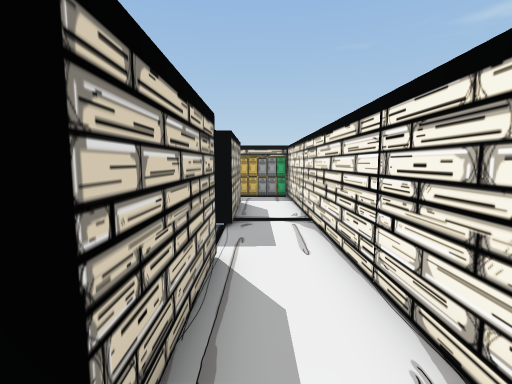
View 1 (above)

22 first-person views from a walk through a scene from a Unity 3-D project. The camera is 1.5 m above the floor, tilts 6° down and sees 85° across. The floor is counted in squares, 1 m on a side. Each view is taken from the middle of a square. On the plan, view 1 faces up. The plan holds only what a view shows up to about 14 squares ahead; the rest is blank.

View 2
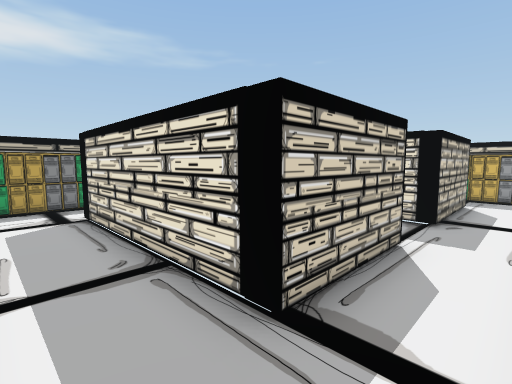

View 3
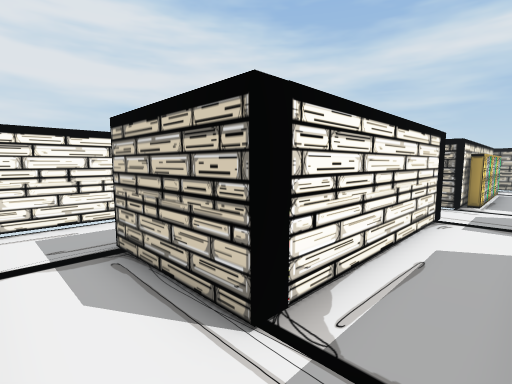

View 4
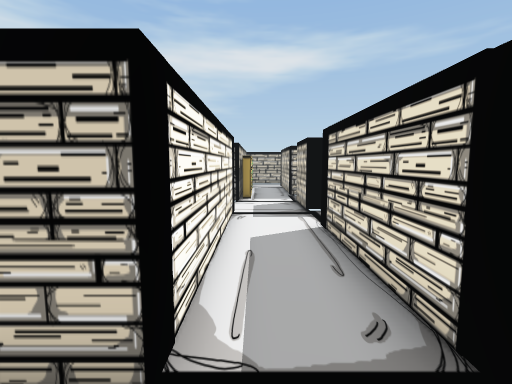

View 5
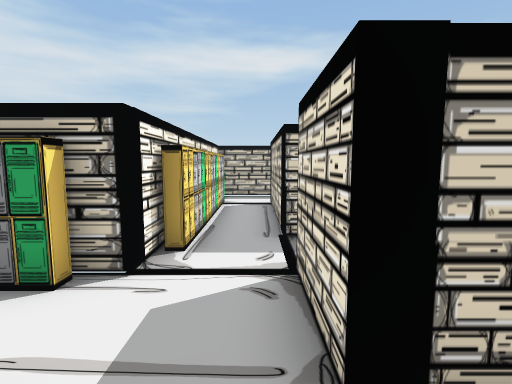

View 6
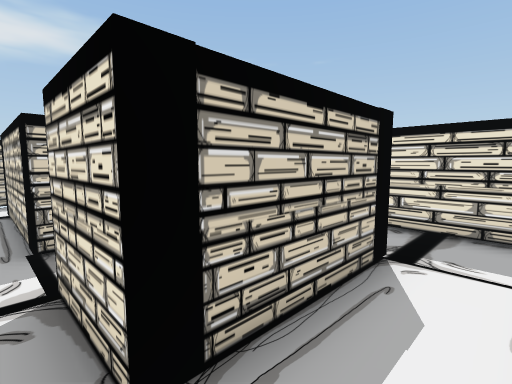

View 7
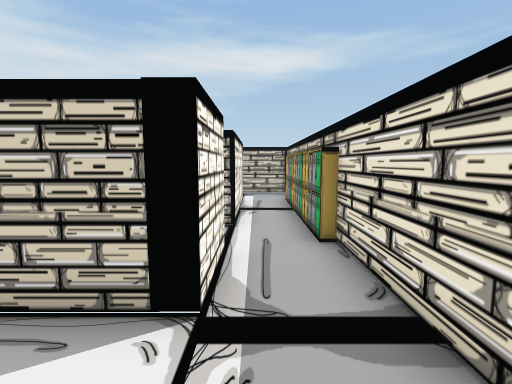

View 8
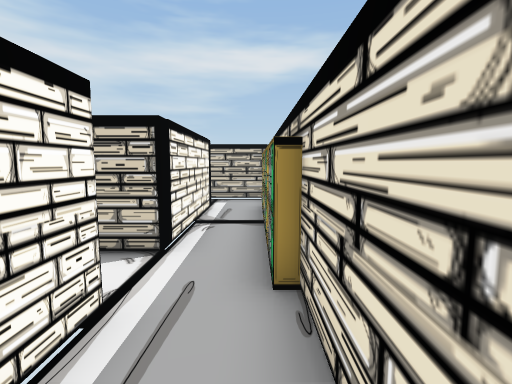

View 9
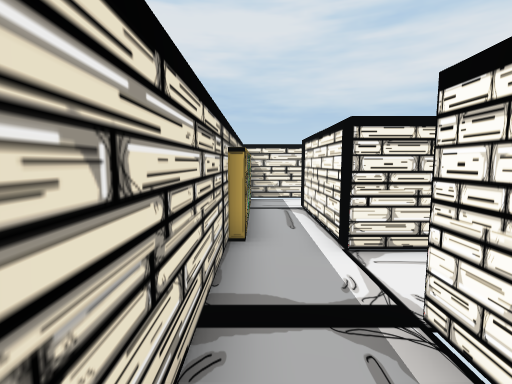

View 10
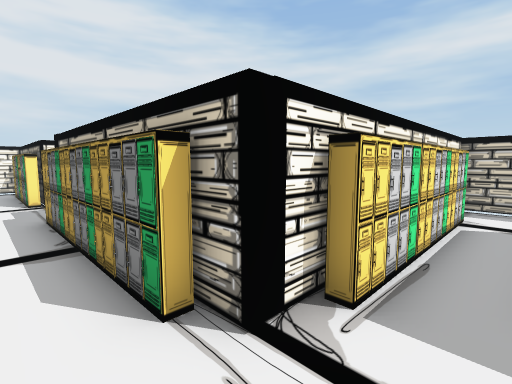

View 11
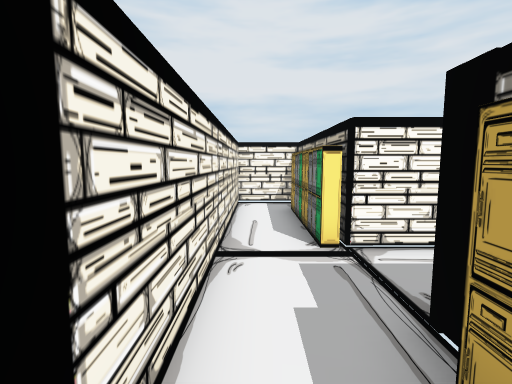

View 12
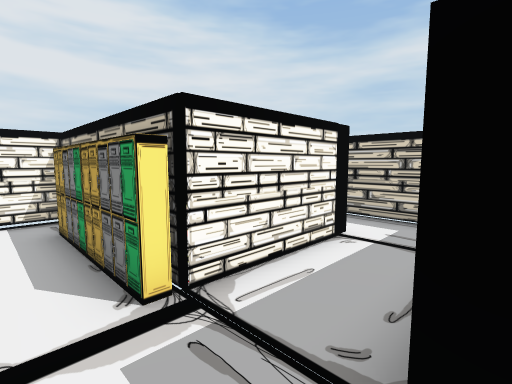

View 13
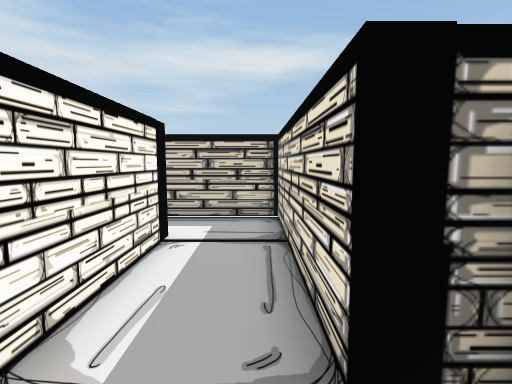

View 14
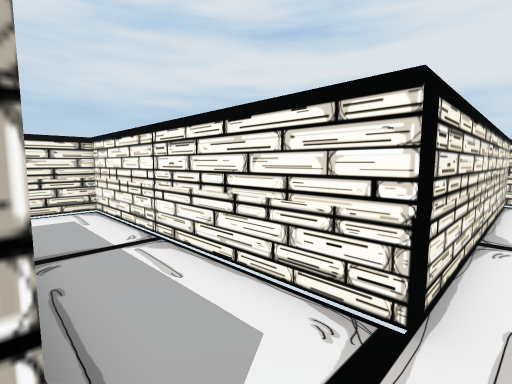

View 15
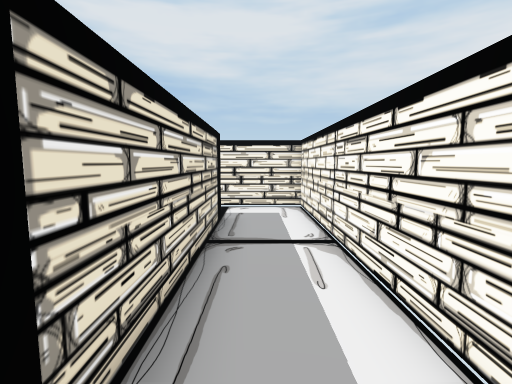

View 16
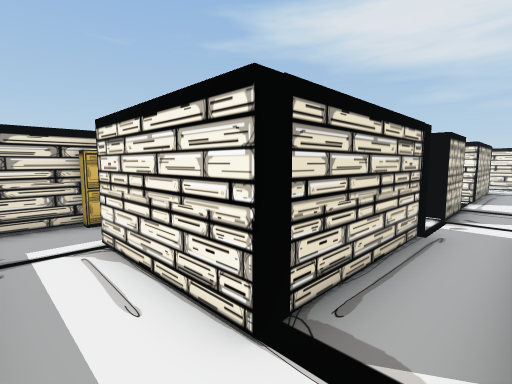

View 17
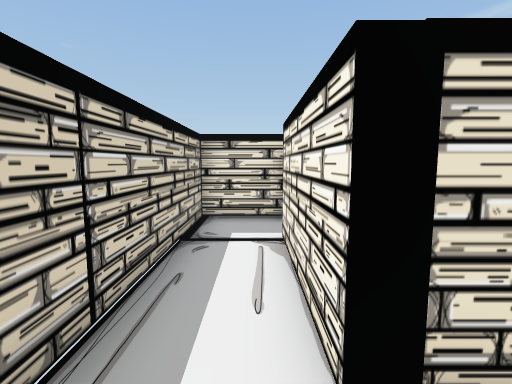

View 18
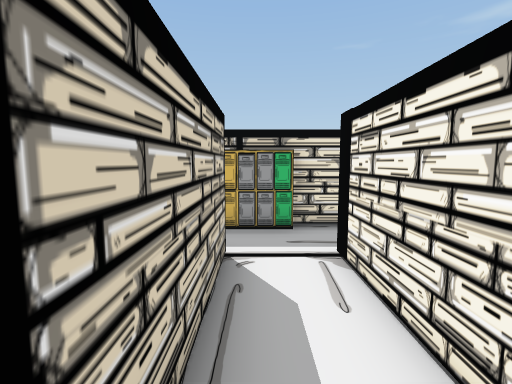

View 19
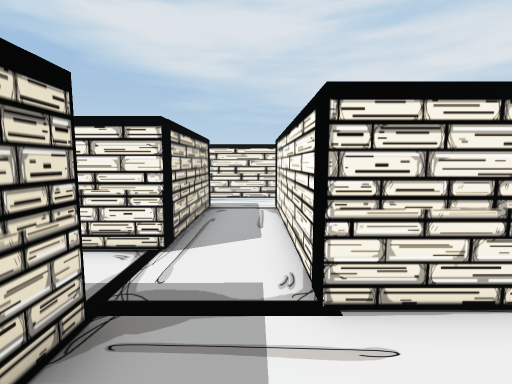

View 20
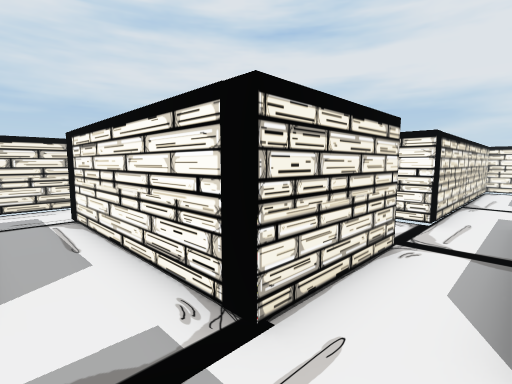

View 21
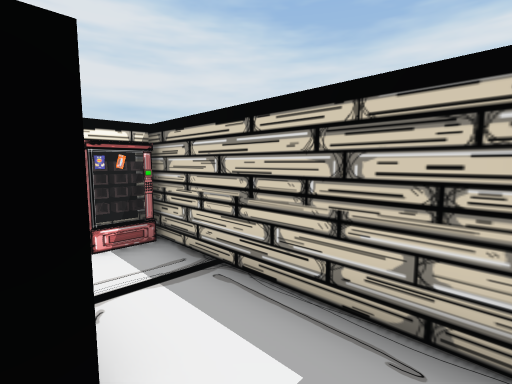

View 22
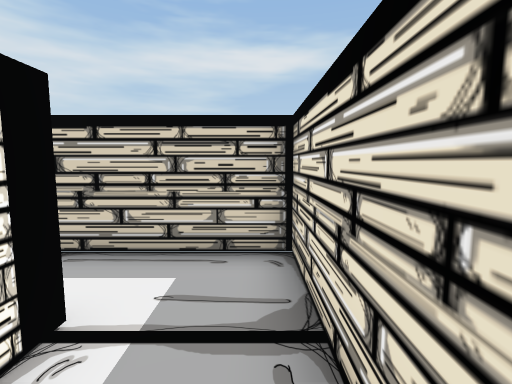

### Floor plan
Ten units are one square. View 1 is at (0, 0); x grows to the right and y downward. Boxes are objects, and circles mark ways between rooms. Rooms are numbered by the first view taken in them; rooms with no view inside come last. Other rooms are left out.
<svg viewBox="-190 -130 210 250">
<path fill="none" stroke="#000" d="M-73 -43 -6 -43 -6 -9 -73 -9 -73 -43M-115 -65 -165 -65 -165 -105 -115 -105 -115 -65M-50 -105 -6 -105 -6 -65 -54 -65 -54 -105M-98 -105 -76 -105 -76 -65 -97 -65 -97 -100M-126 -43 -96 -43 -96 -34M-48 -125 -102 -125M-73 15 14 15 14 -122M-162 -125 -185 -125 -185 -45M-96 34 -155 34 -155 54M-96 24 -96 30M-135 57 -96 57 -96 66M-95 115 -73 115 -73 15M-155 54 -155 94 -144 94M-154 90 -141 90"/>
<rect x="-165" y="-55" width="20" height="10" fill="#bbb"><title>other object</title></rect>
<rect x="-165" y="-125" width="30" height="10" fill="#bbb"><title>other object</title></rect>
<rect x="-145" y="-55" width="20" height="10" fill="#bbb"><title>other object</title></rect>
<rect x="-135" y="-125" width="10" height="10" fill="#bbb"><title>other object</title></rect>
<rect x="-125" y="-55" width="20" height="10" fill="#bbb"><title>other object</title></rect>
<rect x="-125" y="-125" width="20" height="10" fill="#bbb"><title>other object</title></rect>
<rect x="-95" y="5" width="10" height="20" fill="#bbb"><title>other object</title></rect>
<rect x="-95" y="-15" width="10" height="20" fill="#bbb"><title>other object</title></rect>
<rect x="-95" y="-35" width="10" height="20" fill="#bbb"><title>other object</title></rect>
<rect x="-45" y="-125" width="20" height="10" fill="#bbb"><title>other object</title></rect>
<rect x="-25" y="-125" width="20" height="10" fill="#bbb"><title>other object</title></rect>
<rect x="-5" y="-125" width="20" height="10" fill="#bbb"><title>other object</title></rect>
<rect x="-95" y="85" width="10" height="20" fill="#bbb"><title>other object</title></rect>
<rect x="-95" y="55" width="10" height="30" fill="#bbb"><title>other object</title></rect>
<circle cx="-85" cy="25" r="3" fill="#2a7"/>
<circle cx="-145" cy="65" r="3" fill="#2a7"/>
<text x="-70" y="-60">1</text>
<text x="-100" y="50">2</text>
<text x="-150" y="70">3</text>
</svg>
Room 1 opens to room 2. Room 2 opens to room 3.

Where each view was taken, in squares from view 1:
view 1: 0 up, 0 right, facing up
view 2: 1 down, 1 right, facing up-left
view 3: 6 up, 1 right, facing down-left
view 4: 5 up, 1 right, facing left
view 5: 6 up, 6 left, facing left
view 6: 6 up, 6 left, facing up-left
view 7: 11 up, 5 left, facing left
view 8: 12 up, 7 left, facing left
view 9: 12 up, 10 left, facing right
view 10: 6 up, 8 left, facing down-left
view 11: 1 down, 8 left, facing down
view 12: 3 down, 8 left, facing down-left
view 13: 4 down, 8 left, facing left
view 14: 1 up, 8 left, facing down-right
view 15: 0 up, 8 left, facing right
view 16: 5 up, 18 left, facing up-right
view 17: 5 up, 17 left, facing up
view 18: 6 up, 11 left, facing up
view 19: 5 up, 10 left, facing right
view 20: 6 up, 9 left, facing down-right
view 21: 4 down, 13 left, facing down-left
view 22: 4 down, 11 left, facing left
